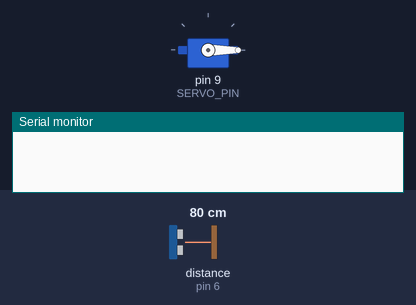
Bench run of a sketch on a simulated Arduino Uno, built with avr-gcc and run on an emulated ATmega328P. Shown: servo, the last lines printed to the serial monitor. Wiring (inferred from the names in the program): ultrasonic range finder: trigger pin 5; echo pin 6. Inputs (shaded band) come from the test bench; at power-on: distance to the obstacle (sensor on pin 6) 80 cm. The echo pulse lasts 58.3 µs per cm.

Above: at 1.2 s.
1.3 s: distance to the obstacle (sensor on pin 6) set to 17 cm
2.8 s: distance to the obstacle (sensor on pin 6) set to 14 cm
At 3.3 s:
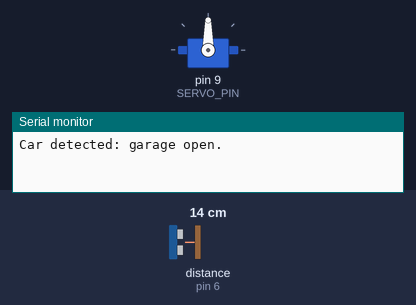
4.4 s: distance to the obstacle (sensor on pin 6) set to 18 cm
At 6.4 s:
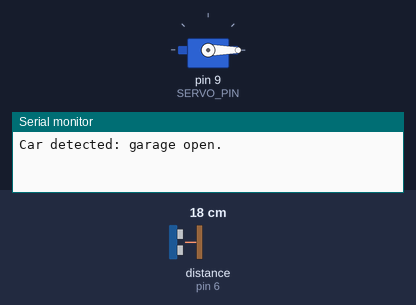
7.4 s: distance to the obstacle (sensor on pin 6) set to 2 cm
At 8.5 s:
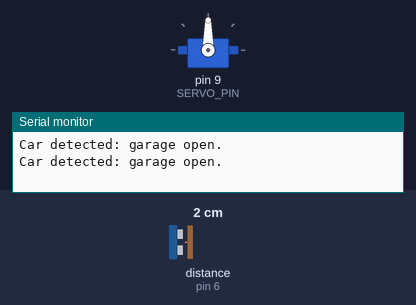
Timing chart, 0 to 9.9 s (numbered marks = the images above; inputs shaded):
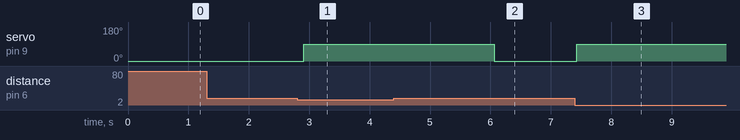

Measured:
- the behaviour switches between 16 and 15 cm on distance to the obstacle (sensor on pin 6) (found by bisection; images 0 and 1)
- after the input at 1.3 s, every drawn part: stays the same
- after the input at 2.8 s, servo on pin 9 (SERVO_PIN): 0° → 90° after 0.11 s
- after the input at 4.4 s, servo on pin 9 (SERVO_PIN): 90° → 0° after 1.7 s
- after the input at 7.4 s, servo on pin 9 (SERVO_PIN): 0° → 90° at once

The sketch:

Garage.ino
```cpp
// NEO Smart Home — Ultrasonic Garage (prototype)
// Library: Servo
// Test with a lightweight model gate only.

#include <Servo.h>

const int TRIG_PIN = 5;
const int ECHO_PIN = 6;
const int SERVO_PIN = 9;
const int OPEN_ANGLE = 90;
const int CLOSED_ANGLE = 0;
const int DETECT_CM = 15;

Servo garageServo;

float readDistanceCm() {
  digitalWrite(TRIG_PIN, LOW);
  delayMicroseconds(2);
  digitalWrite(TRIG_PIN, HIGH);
  delayMicroseconds(10);
  digitalWrite(TRIG_PIN, LOW);

  unsigned long duration = pulseIn(ECHO_PIN, HIGH, 30000UL);
  if (duration == 0) return -1;
  return duration * 0.0343f / 2.0f;
}

void setup() {
  Serial.begin(9600);
  pinMode(TRIG_PIN, OUTPUT);
  pinMode(ECHO_PIN, INPUT);
  garageServo.attach(SERVO_PIN);
  garageServo.write(CLOSED_ANGLE);
}

void loop() {
  float distance = readDistanceCm();

  if (distance > 0 && distance <= DETECT_CM) {
    garageServo.write(OPEN_ANGLE);
    Serial.println("Car detected: garage open.");
    delay(3000);
  } else {
    garageServo.write(CLOSED_ANGLE);
  }

  delay(150);
}
```
